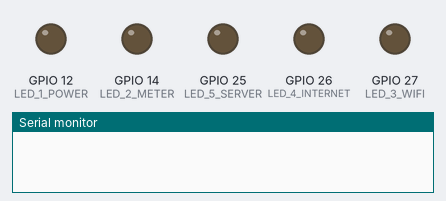
Bench run of a sketch on a simulated ESP32. Shown: output pins drawn as LEDs (lit = HIGH), the last lines printed to the serial monitor.

Above: at 0.0 s.
At 2.1 s:
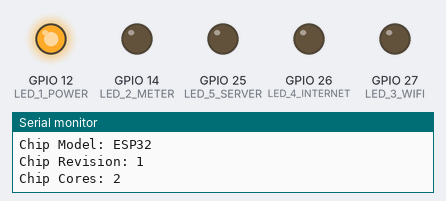
At 2.5 s:
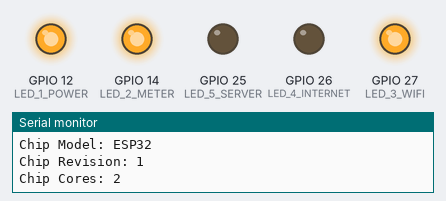
At 2.9 s:
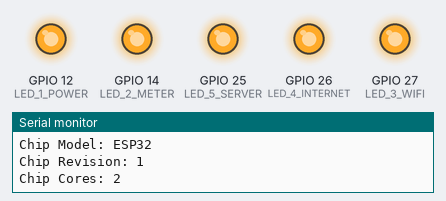
Timing chart, 0 to 4.4 s (numbered marks = the images above):
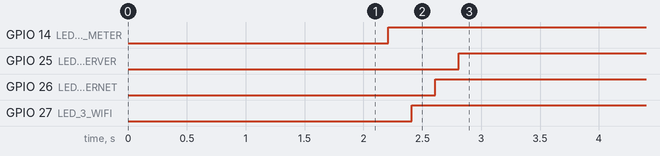

Measured:
- by itself, GPIO 14 (LED_2_METER): LOW → HIGH at 2.2 s
- by itself, GPIO 25 (LED_5_SERVER): LOW → HIGH at 2.8 s
- by itself, GPIO 26 (LED_4_INTERNET): LOW → HIGH at 2.6 s
- by itself, GPIO 27 (LED_3_WIFI): LOW → HIGH at 2.4 s

The sketch:

TestLEDs.ino
```cpp
/*
  Blink

  Turns an LED on for one second, then off for one second, repeatedly.
  Test leds for the Open energy gateway.

Before compiling
1. Select the correct port and board.
2. Set the correct serial port boad rate: 115200
3. Set the correct flash size, 4MB or 8MB
4. Set the correct partition format.
*/

//Define the status indicating LEDs pins
//                        //XIAO//WROOM
#define LED_1_POWER     12 //2   //12 //Indicates Power is on
#define LED_2_METER     14 //3   //14 //Indicates Meter is connected via Modbus
#define LED_3_WIFI      27 //4   //27 //Indicates WiFi is connected
#define LED_4_INTERNET  26 //5   //26 //Indicates Internet is connected, this is the green LED
#define LED_5_SERVER    25 //6   //25 //Indicates succesfull communication with the Server


void setup() {
  // initialize LED status pins as outputs.
  pinMode(LED_1_POWER, OUTPUT);
  pinMode(LED_2_METER, OUTPUT);
  pinMode(LED_3_WIFI, OUTPUT);
  pinMode(LED_4_INTERNET, OUTPUT);
  pinMode(LED_5_SERVER, OUTPUT);

  Serial.begin(115200); // Initialize serial communication
  delay(2000); //Wait for the serial port te become available.
  Serial.println("");
  Serial.println("");

  Serial.print("LED_1_POWER: ");
  Serial.println(LED_1_POWER);

  Serial.print("LED_2_METER: ");
  Serial.println(LED_2_METER);

  Serial.print("LED_3_WIFI: ");
  Serial.println(LED_3_WIFI);

  Serial.print("LED_4_INTERNET: ");
  Serial.println(LED_4_INTERNET);

  Serial.print("LED_5_SERVER: ");
  Serial.println(LED_5_SERVER);
  Serial.println("");

  Serial.print("Flash Chip Size: ");
  Serial.println(ESP.getFlashChipSize()); // Get flash size in bytes

  Serial.print("Chip Model: ");
  Serial.println(ESP.getChipModel());

  Serial.print("Chip Revision: ");
  Serial.println(ESP.getChipRevision());

  Serial.print("Chip Cores: ");
  Serial.println(ESP.getChipCores());
}


void loop() {

  digitalWrite(LED_1_POWER, HIGH);
  delay(200);
  digitalWrite(LED_2_METER, HIGH);
  delay(200);
  digitalWrite(LED_3_WIFI, HIGH);
  delay(200);
  digitalWrite(LED_4_INTERNET, HIGH);
  delay(200);
  digitalWrite(LED_5_SERVER, HIGH);
  delay(200);

  //digitalWrite(LED_1_POWER, LOW);
  delay(200);
  //digitalWrite(LED_2_METER, LOW);
  delay(200);
  //digitalWrite(LED_3_WIFI, LOW);
  delay(200);
  //digitalWrite(LED_4_INTERNET, LOW);
  delay(200);
  //digitalWrite(LED_5_SERVER, LOW);
  delay(200);


}
```
